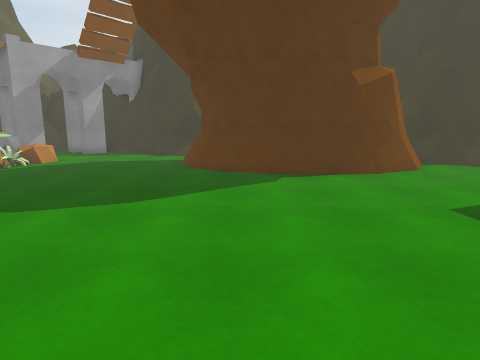
View 1 (above)

17 first-person views from a walk through a 3-D level made in the Unity game engine. The camera is 1.5 m above the floor, tilts 10° down and sees 75° across. The floor is counted in squares, 1 m on a side. Each view is taken from the middle of a square. On the plan, view 1 faces up. The plan holds only what a view shows up to about 15 squares ahead; the rest is blank. The place goes on beyond the plan. The player character is not drawn. Some animated figures are left out.

View 2
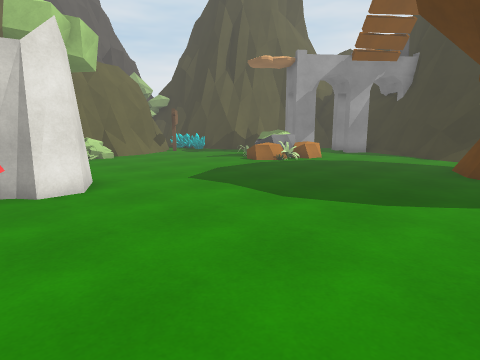

View 3
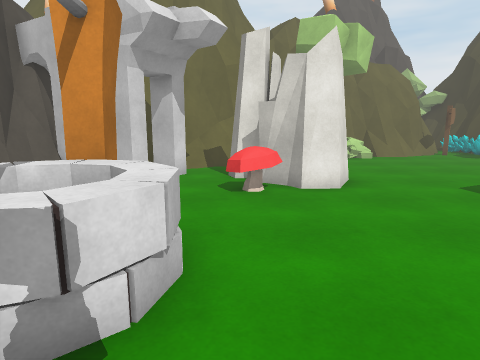

View 4
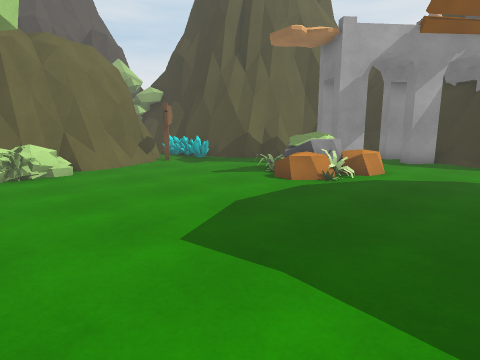

View 5
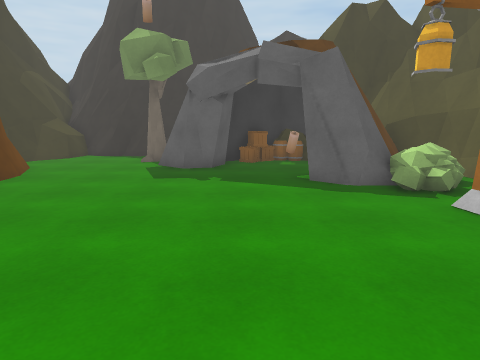

View 6
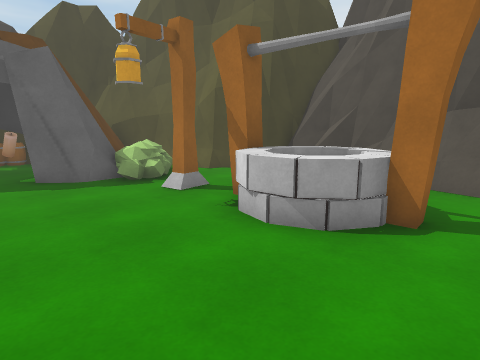

View 7
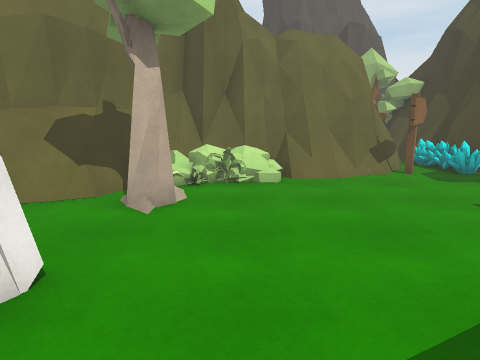

View 8
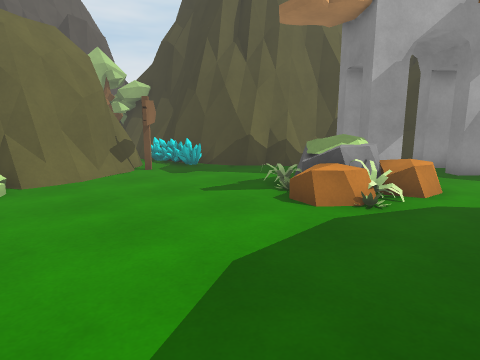

View 9
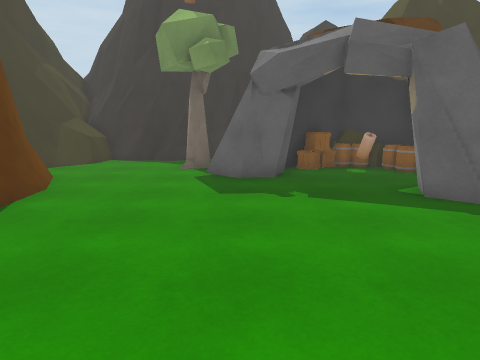

View 10
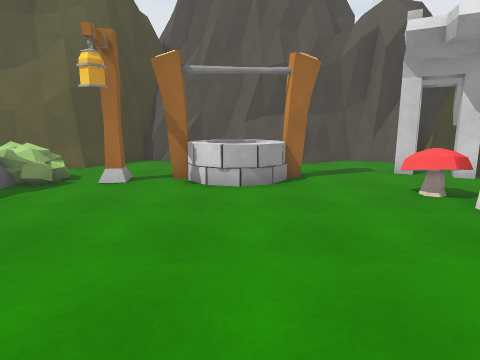

View 11
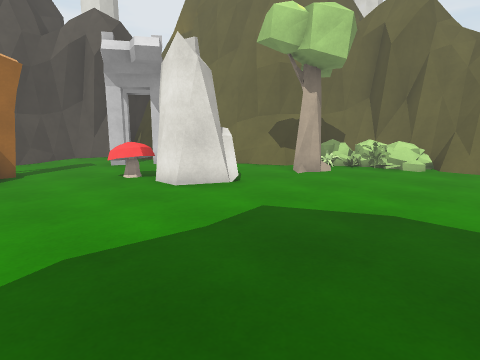

View 12
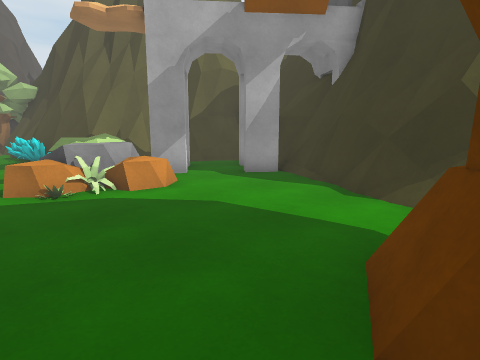

View 13
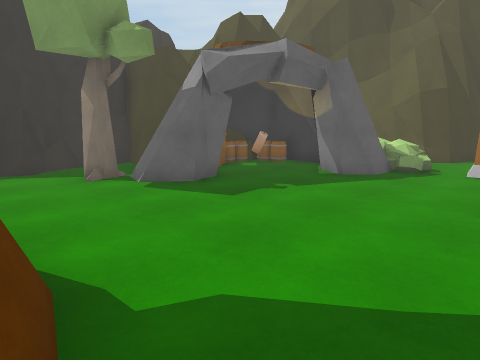

View 14
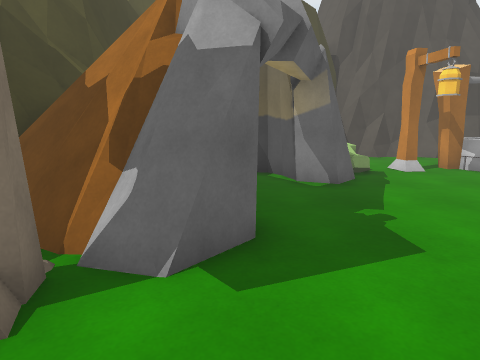

View 15
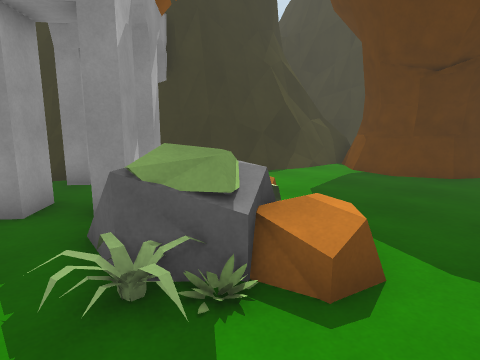

View 16
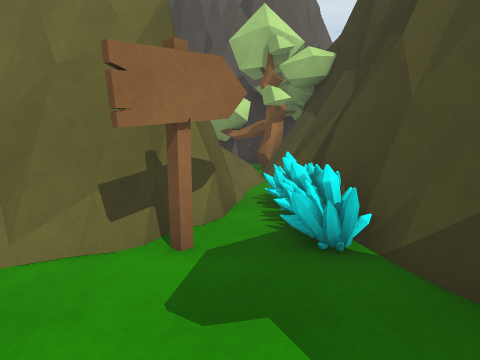

View 17
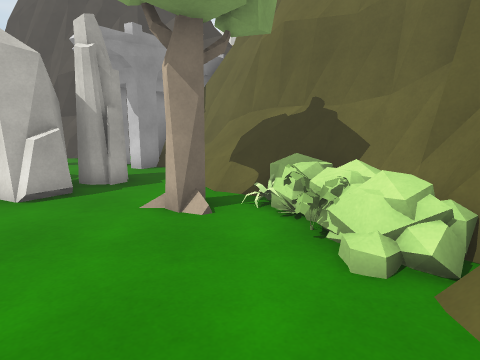

### Floor plan
Key: @ floor where view 1 was taken; # wall or solid block; . main floor; : floor 1 m higher than the main floor; / step, stairs or slope; = window, fence, low wall or low ledge; ^ raised ledge; R rock; P plant; B bush; T tree; M mushroom; S sign; C crystal; A crate; E barrel; L streetlight; O other object.
Columns run from 18 left of view 1 to 12 right of it. Each row starts with its distance up from view 1.
 19      #^##  ##
 18     ##^^#
 17     ##==########
 16     #O ##.....#####
 15    ##= ###......==#
 14   ##==..##.......##
 13 ####....RRR.....##      #####
 12 CCCC...PPPP.....##      #==###
 11 #=S.....PP.......##    ##..==#
 10 ##SS.....R........######.....##
  9  ##.........................=##
  8  ##=........................=##
  7  ##/......................T..=#
  6  #=//....................=T .=#
  5  ##:B...................###=.=#
  4  ##BP.T.................####=##
  3  ##BP.T..RR..............#A####
  2   ###=...RRR..............A##
  1    #^^=.RRM..........###.#E#
  0     #^^.RR........@..###.EE#
 -1      ##.......^^^.L.BB######
 -2      ## ##....^ ^#L..  ####
 -3       #^###...^^^.......###
 -4        ##............#####
 -5        ###...==.....####
 -6         ##==#^##===##
 -7          ###########

Positions as (right, up) in squares from view 1, and headings:
1: (0, 0), facing up
2: (0, 0), facing up-left
3: (0, 0), facing left
4: (-4, 3), facing up-left
5: (-5, 3), facing right
6: (-6, 3), facing down-right
7: (-6, 5), facing left
8: (-6, 5), facing up-left
9: (-3, 5), facing right
10: (-3, 7), facing down
11: (-3, 9), facing down-left
12: (-1, 9), facing up-left
13: (-1, 10), facing down-right
14: (6, 9), facing down
15: (-12, 9), facing up-right
16: (-12, 11), facing left
17: (-13, 9), facing down
